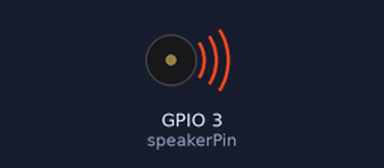
Recording of a program running on a simulated ESP32 board running MicroPython. On the bench: buzzer (waves = sounding).

Above: at 0.1 s.
At 3.5 s:
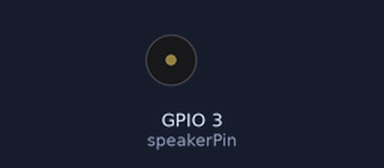
Timing chart, 0 to 5.0 s (numbered marks = the images above):
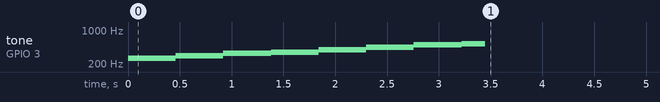

Measured:
- by itself, tone on GPIO 3 (speakerPin): plays 261 Hz for 0.46 s, 293 Hz for 0.46 s, 329 Hz for 0.46 s, 349 Hz for 0.46 s, 391 Hz for 0.46 s, 440 Hz for 0.46 s … (8 notes in this stretch)

The program:

_0210_Speaker_melody.py
```python
from machine import Pin, PWM
import time

speakerPin = 3  # 3:ConnectorA 4:ConnectorB

BEAT = 230
DO = 261.6
_DO = 277.18
RE = 293.665
_RE = 311.127
MI = 329.63
FA = 349.228
_FA = 369.994
SO = 391.995
_SO = 415.305
RA = 440
_RA = 466.164
TI = 493.883
octDO = 523.251

# Initialize PWM object
pwm = PWM(Pin(speakerPin))
pwm.duty_u16(32768)  # 50% duty cycle

def doremi():
    pwm.init()
    pwm.freq(int(DO))
    time.sleep_ms(BEAT * 2)
    pwm.freq(int(RE))
    time.sleep_ms(BEAT * 2)
    pwm.freq(int(MI))
    time.sleep_ms(BEAT * 2)
    pwm.freq(int(FA))
    time.sleep_ms(BEAT * 2)
    pwm.freq(int(SO))
    time.sleep_ms(BEAT * 2)
    pwm.freq(int(RA))
    time.sleep_ms(BEAT * 2)
    pwm.freq(int(TI))
    time.sleep_ms(BEAT * 2)
    pwm.freq(int(octDO))
    time.sleep_ms(BEAT)
    pwm.deinit()
    time.sleep_ms(BEAT)

def melodychime():
    pwm.init()
    pwm.freq(int(RA))
    time.sleep_ms(BEAT)
    pwm.freq(int(FA))
    time.sleep_ms(BEAT)
    pwm.freq(int(DO))
    time.sleep_ms(BEAT)
    pwm.freq(int(FA))
    time.sleep_ms(BEAT)
    pwm.freq(int(SO))
    time.sleep_ms(BEAT)
    pwm.freq(int(octDO))
    time.sleep_ms(BEAT * 2)
    pwm.freq(int(DO))
    time.sleep_ms(BEAT)
    pwm.freq(int(SO))
    time.sleep_ms(BEAT)
    pwm.freq(int(RA))
    time.sleep_ms(BEAT)
    pwm.freq(int(SO))
    time.sleep_ms(BEAT)
    pwm.freq(int(DO))
    time.sleep_ms(BEAT)
    pwm.freq(int(FA))
    time.sleep_ms(BEAT * 3)
    pwm.deinit()
    time.sleep_ms(BEAT)

def fryer():
    pwm.init()
    pwm.freq(int(SO))
    time.sleep_ms(BEAT)
    pwm.freq(int(FA))
    time.sleep_ms(BEAT)
    pwm.freq(int(SO))
    time.sleep_ms(BEAT)
    pwm.deinit()
    time.sleep_ms(BEAT)
    pwm.init()
    pwm.freq(int(SO))
    time.sleep_ms(BEAT)
    pwm.freq(int(FA))
    time.sleep_ms(BEAT)
    pwm.freq(int(SO))
    time.sleep_ms(BEAT)
    pwm.deinit()
    time.sleep_ms(BEAT)
    pwm.init()
    pwm.freq(int(SO))
    time.sleep_ms(BEAT)
    pwm.freq(int(FA))
    time.sleep_ms(BEAT)
    pwm.freq(int(SO))
    time.sleep_ms(BEAT)
    pwm.deinit()
    time.sleep_ms(BEAT)
    pwm.init()
    pwm.freq(int(SO))
    time.sleep_ms(BEAT)
    pwm.freq(int(FA))
    time.sleep_ms(BEAT)
    pwm.freq(int(SO))
    time.sleep_ms(BEAT)
    pwm.deinit()
    time.sleep_ms(BEAT)

while True:
    doremi()
    melodychime()
    fryer()
```
